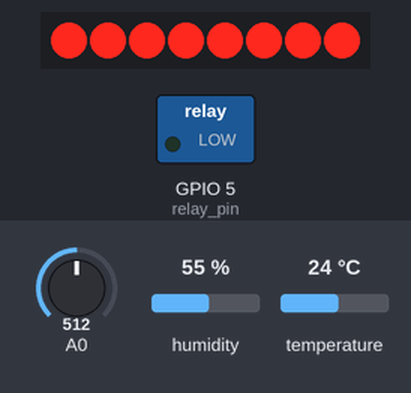
The sketch below on a simulated ESP8266 (NodeMCU). On the bench: 8 shift-register outputs drawn as a row of LEDs (first output left, lit = HIGH), switched loads named in the sketch (green lamp = pin HIGH). Wiring (inferred from the names in the program): shift register (74HC595): data GPIO 13; shift clock GPIO 14; latch GPIO 4. Wiring (inferred from the signals the program sends): row of LEDs: on Q0, Q1, Q2, Q3, Q4, Q5, Q6, Q7. Inputs (shaded band) come from the test bench; at power-on: A0 = 512, humidity 55 %, temperature 24 °C. WiFi joins after 1.5 s; servers stay silent unless stated; pins used as bus, display or sensor lines are not drawn; what the sketch prints to the serial monitor is not drawn.

Above: at 4.42 s.
4.8 s: A0 set to 790
6.3 s: A0 set to 818
At 7.4 s:
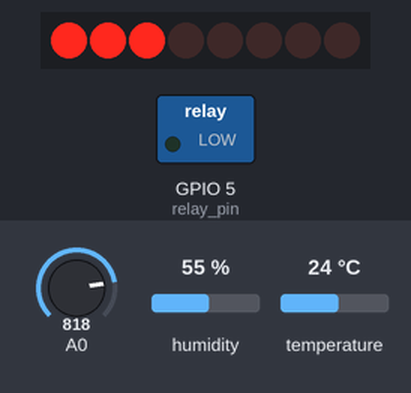
7.8 s: humidity set to 69 %
At 10.7 s:
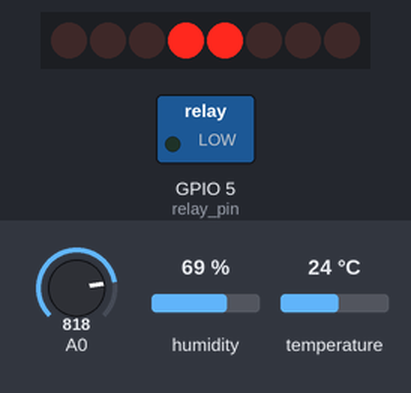
11.0 s: humidity set to 72 %
At 12.3 s:
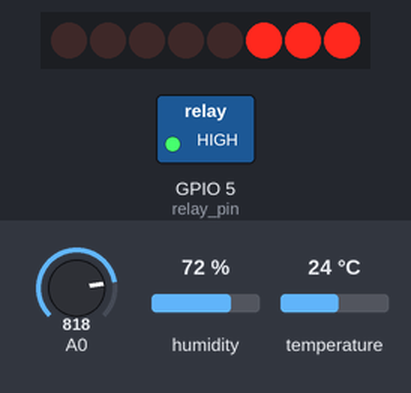
13.1 s: A0 set to 716
At 13.2 s:
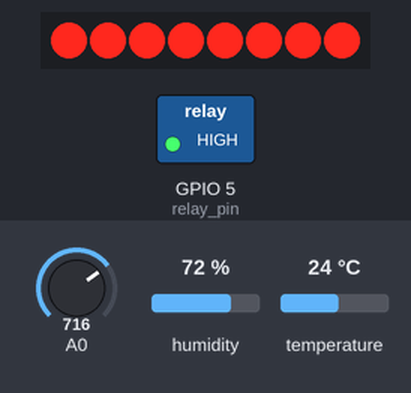
15.2 s: A0 set to 900
At 16.6 s:
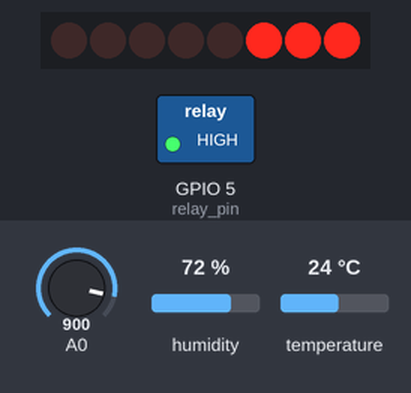
Timing chart, 0 to 17.7 s (numbered marks = the images above; inputs shaded):
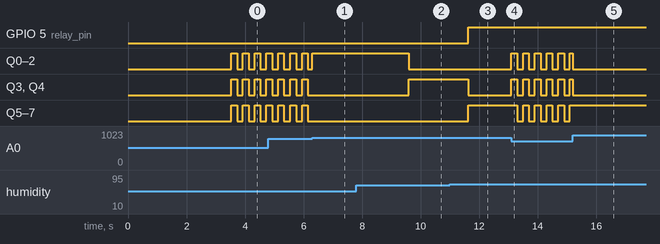

The sketch:

code.ino
```cpp
// Author: Goda Gutparakyte
// Assignment: HW 3
// Last updated: 2025 11 04
// Server rack monitor made using ESP8266

#include "DHT.h"
#include <ESP8266WiFi.h>
#include <ESP8266WebServer.h>

const char* ssid = "...";
const char* password = "...";

ESP8266WebServer server(80);

int latch_pin = 4;   // D2
int clock_pin = 14;  // D5
int data_pin  = 13;  // D7
int temp_pin = 12; // D4
int relay_pin = 5; // D1

byte leds = 0;

float tempNormalMax = 27.0;
float tempWarningMax = 32.0;
float humNormalMax = 60.0;
float humWarningMax = 70.0;

int light_trigger = 800;

bool intrusion = false;
unsigned long last_blink = 0;
int blink_state = 0;
unsigned long blink_interval = 200;

float temperature;
float humidity;
int ldr_value;

DHT dht(temp_pin, DHT11);

void setup() {
  pinMode(latch_pin, OUTPUT);
  pinMode(clock_pin, OUTPUT);
  pinMode(data_pin, OUTPUT);
  pinMode(relay_pin, OUTPUT);
  digitalWrite(relay_pin, LOW);
  Serial.begin(9600);
  dht.begin();
  delay(2000);

  // WiFi
  WiFi.begin(ssid, password);
  Serial.print("Connecting to WiFi");
  while (WiFi.status() != WL_CONNECTED) {
    delay(500);
    Serial.print(".");
  }
  Serial.println("");
  Serial.print("Connected! IP: ");
  Serial.println(WiFi.localIP());

  // Start server
  server.on("/", handleRoot);
  server.begin();
  Serial.println("HTTP server started");
}

void loop() {
  humidity = dht.readHumidity();
  temperature = dht.readTemperature();

  ldr_value = analogRead(A0);
  intrusion = (ldr_value < light_trigger);

  if(intrusion){
    if(millis() - last_blink >= blink_interval){
      blink_state = !blink_state;
      last_blink = millis();
      leds = blink_state? 0xFF : 0x00;
      update_shift_register();
    }
  }
  else{
    if (temperature <= tempNormalMax && humidity <= humNormalMax) {
        // Normal > green
        leds = 0b11100000;
        digitalWrite(relay_pin, LOW);

    } else if (temperature <= tempWarningMax && humidity <= humWarningMax) {
        // Warning -> orange
        leds = 0b00011000;
          digitalWrite(relay_pin, LOW);

    } else {
        // Critical -> red
        leds = 0b00000111;
        digitalWrite(relay_pin, HIGH);
    }
    update_shift_register();

  }

  // update html
  server.handleClient();
}

void update_shift_register() {
  digitalWrite(latch_pin, LOW);
  shiftOut(data_pin, clock_pin, LSBFIRST, leds);
  digitalWrite(latch_pin, HIGH);
}

void handleRoot() {
  String html = "<!DOCTYPE html><html><head><title>Rack Monitor</title></head><body>";
  html += "<meta http-equiv='refresh' content='2'>";
  html += "<h1>Server Rack Monitor</h1>";
  html += "<p>Temperature: " + String(temperature) + " C</p>";
  html += "<p>Humidity: " + String(humidity) + " %</p>";
  html += "<p>LDR Value: " + String(ldr_value) + "</p>";
  html += "<p>Intrusion: " + String(intrusion ? "YES" : "NO") + "</p>";
  html += "</body></html>";
  server.send(200, "text/html", html);
}
```

Measured:
- the behaviour switches between 799 and 800 on A0 (found by bisection; images 0 and 1)
- the behaviour switches between 70 and 71 % on humidity (found by bisection; images 2 and 3)
- after the input at 7.8 s, Q0–2: HIGH → LOW after 1.8 s; Q3, Q4: LOW → HIGH after 1.8 s
- after the input at 11.0 s, GPIO 5 (relay_pin), Q5–7: LOW → HIGH after 0.62 s; Q3, Q4: HIGH → LOW after 0.62 s
- after the input at 13.1 s, Q0–4: alternates HIGH for 0.20 s and LOW for 0.20 s, starting at once; Q5–7: alternates HIGH for 0.20 s and LOW for 0.20 s, starting after 0.20 s
